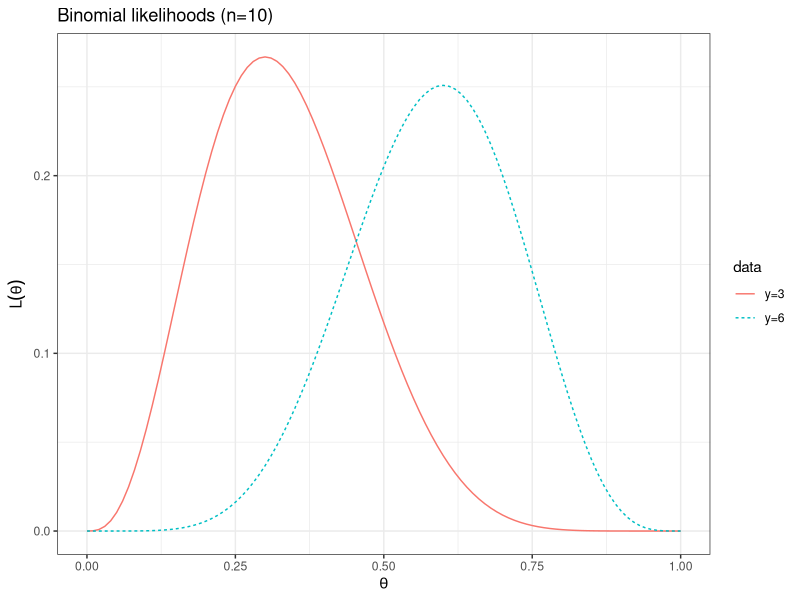
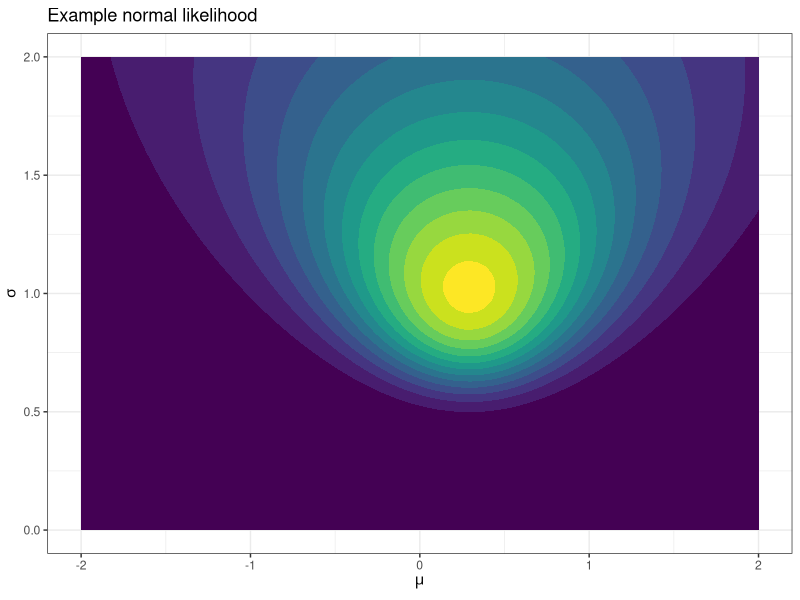
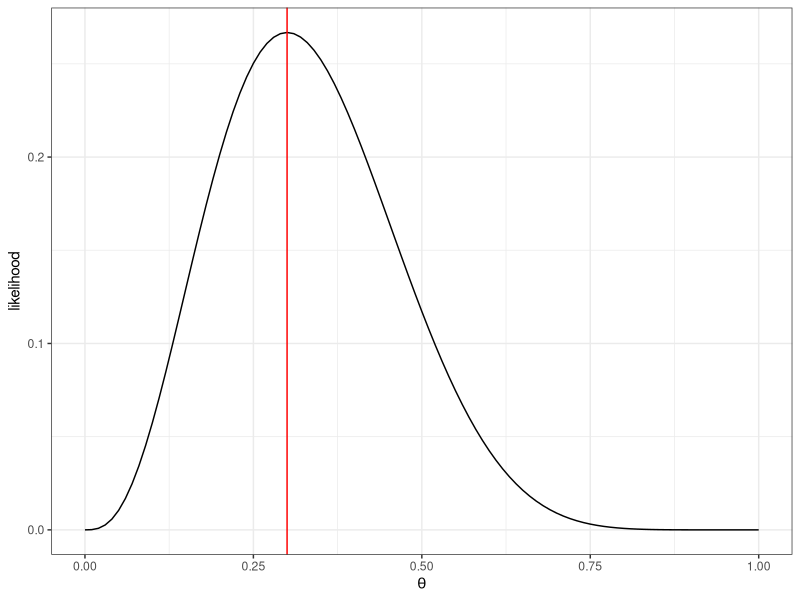
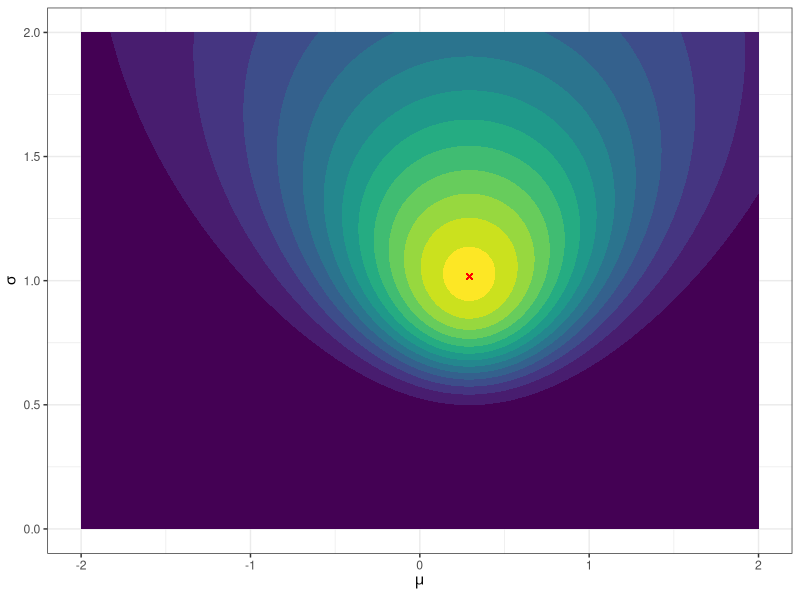

Reproduce these figures in R, in order.
## ----libraries, message=FALSE, warning=FALSE, cache=FALSE-------------------------------------------------------------
library("dplyr")
library("tidyr")
library("ggplot2")


## ----set_seed---------------------------------------------------------------------------------------------------------
set.seed(2)


## ----binomial_likelihood----------------------------------------------------------------------------------------------
d2 <- data.frame(theta = seq(0,1,by=0.01)) %>%
  mutate(`y=3` = dbinom(3,10,prob=theta),
         `y=6` = dbinom(6,10,prob=theta)) %>%
  gather(data,likelihood,-theta) 

ggplot(d2, aes(theta, likelihood, color=data, linetype=data)) +
  geom_line() +
  labs(x = expression(theta),
       y = expression(L(theta)),
       title = "Binomial likelihoods (n=10)") + 
  theme_bw()


## ----normal_likelihood------------------------------------------------------------------------------------------------
x <- rnorm(3)

d <- expand.grid(mu = seq(-2,2,length=100),
                 sigma = seq(0,2,length=100)) %>%
  dplyr::mutate(density = dnorm(x[1], mu, sigma)*dnorm(x[2], mu, sigma)*dnorm(x[3], mu, sigma))

ggplot(d, aes(x = mu, y = sigma, z = density)) +
  geom_contour_filled(show.legend = FALSE) +
  labs(x = expression(mu), 
       y = expression(sigma),
       title = "Example normal likelihood") +
  # theme(legend.title = element_blank()) +
  theme_bw()


## ----binomial_mle-----------------------------------------------------------------------------------------------------
y <- 3
n <- 10
d3 <- data.frame(theta = seq(0,1,by=0.01)) %>%
  mutate(likelihood = dbinom(y,n,prob=theta)) 

ggplot(d3, aes(theta, likelihood)) +
  geom_line() +
  geom_vline(xintercept = y/n, col='red') +
  labs(x = expression(theta)) +
  theme_bw()


## ----binomial_mle_numerical, echo=TRUE--------------------------------------------------------------------------------
log_likelihood <- function(theta) {
  dbinom(3, size = 10, prob = theta, log = TRUE)
}

o <- optim(0.5, log_likelihood, 
           method='L-BFGS-B',            # this method to use bounds
           lower = 0.001, upper = .999,  # cannot use 0 and 1 exactly
           control = list(fnscale = -1)) # maximize

o$convergence # 0 means convergence was achieved
o$par         # MLE
o$value       # value of the likelihood at the MLE


## ----normal_numerical_maximization, echo=TRUE, dependson="normal_likelihood"------------------------------------------
x
log_likelihood <- function(theta) {
  sum(dnorm(x, mean = theta[1], sd = exp(theta[2]), log = TRUE))
}

o <- optim(c(0,0), log_likelihood,
            control = list(fnscale = -1))
c(o$par[1], exp(o$par[2])^2)               # numerical MLE
n <- length(x); c(mean(x), (n-1)/n*var(x)) # true MLE


## ----normal_mle, dependson=c("normal_likelihood","normal_numerical_maximization")-------------------------------------
ggplot(d, aes(mu,sigma,z=density)) +
  geom_contour_filled(show.legend = FALSE) +
  geom_point(aes(x = mean(x), y = sqrt((n-1)/n*var(x))), shape=4, color='red') + 
  labs(x = expression(mu), y = expression(sigma)) +
  theme_bw()
